Frame 1 (no input): blank canvas, image omitted
Frame 60 (the mouse pressed at the canvas centre just before this capture): blank canvas, image omitted
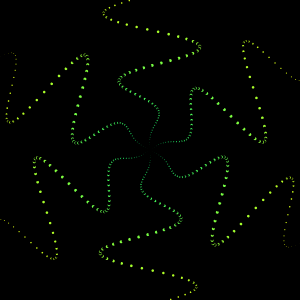
Frame 120 (the mouse held since frame 60 and released just before this capture)

The Processing sketch whose frames 1 and 60 were blank and that drew this single picture after the mouse press (run headless with seeded random() and noise(); from frame 60 on, the mouse is pressed at the canvas centre):

// Processing sketch: pedalbounce
// ── pedalbounce.pde
/* OpenProcessing Tweak of *@*http://www.openprocessing.org/sketch/377180*@* */
/* !do not delete the line above, required for linking your tweak if you upload again */
void setup() {
  size(300, 300);
  noStroke();
}

void draw() {
  background(0);
  translate(width/2, height/2);
  for (float q=30; q>=0; q-=0.1) {
    float r = (6*q+frameCount)%180;
    float f = map(r, 0, 180, 255, 0);
    fill(int((255-f)*sin(radians(r*mouseY))), int(255*sin(radians(r* mouseY))), int(f/2*sin(radians(r*mouseY))));
    for (int i=0; i<360; i+=60) {
      float x = sin(radians(i))*r;
      float y = cos(radians(i))*r;
      float l = sin(radians(((mouseX) /30 )*r-11*frameCount))*r/2*sin(radians(r));
      float s = 3*sin(radians(r));
      
      pushMatrix();
      translate(x, y);
      rotate(radians(-i));
      if (s > 0) ellipse(l, 0, s, s);
      popMatrix();
    }
  }
}
